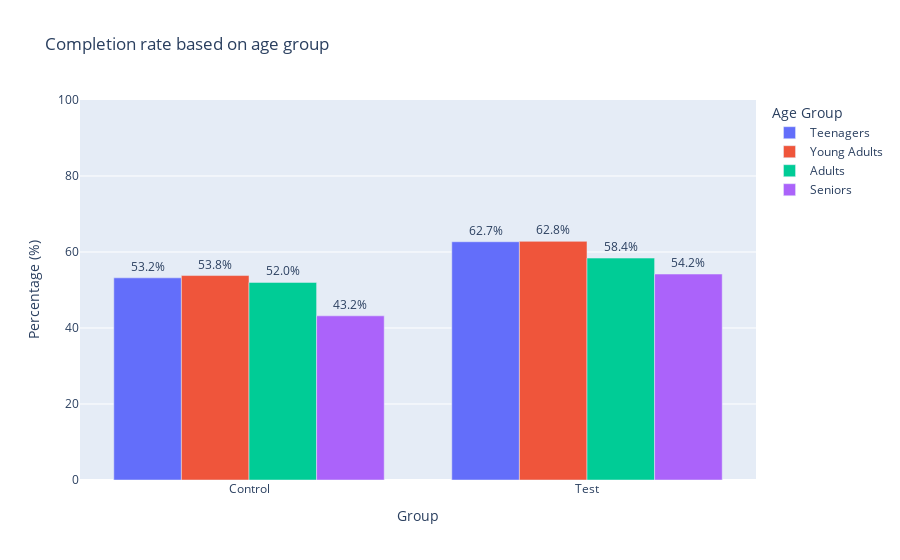

The code cell stored with this chart in its notebook:
### Code cell
fig = go.Figure()

# Add bars for each age group
age_groups = df_concat_age['age_group'].unique()
for age_group in age_groups:
    filtered_df_viz = df_concat_age[df_concat_age['age_group'] == age_group]
    fig.add_trace(go.Bar(
        name=age_group,
        x=filtered_df_viz['variation'],
        y=filtered_df_viz['percentage_per_age_group'],
        text=filtered_df_viz['percentage_per_age_group'].astype(str) + '%',  # Add percentage text
        textposition='outside'  # Display text above the bars
    ))

# Change the bar mode
fig.update_layout(
    barmode='group',
    title='Completion rate based on age group',
    xaxis_title='Group',
    yaxis_title='Percentage (%)',
    yaxis=dict(range=[0, 100]),
    legend_title='Age Group',
    font=dict(size=12)
)

fig.show()

### Figure 1 — Plotly figure (JSON) as saved in the notebook; plotly's stock layout.template omitted (floating-point values rounded to 4 significant figures)
{"data": [{"name": "Teenagers", "text": ["53.2%", "62.7%"], "textposition": "outside", "type": "bar", "x": ["Control", "Test"], "y": [53.2, 62.7]}, {"name": "Young Adults", "text": ["53.8%", "62.8%"], "textposition": "outside", "type": "bar", "x": ["Control", "Test"], "y": [53.8, 62.8]}, {"name": "Adults", "text": ["52.0%", "58.4%"], "textposition": "outside", "type": "bar", "x": ["Control", "Test"], "y": [52, 58.4]}, {"name": "Seniors", "text": ["43.2%", "54.2%"], "textposition": "outside", "type": "bar", "x": ["Control", "Test"], "y": [43.2, 54.2]}], "layout": {"barmode": "group", "font": {"size": 12}, "legend": {"title": {"text": "Age Group"}}, "title": {"text": "Completion rate based on age group"}, "xaxis": {"title": {"text": "Group"}}, "yaxis": {"range": [0, 100], "title": {"text": "Percentage (%)"}}}}
